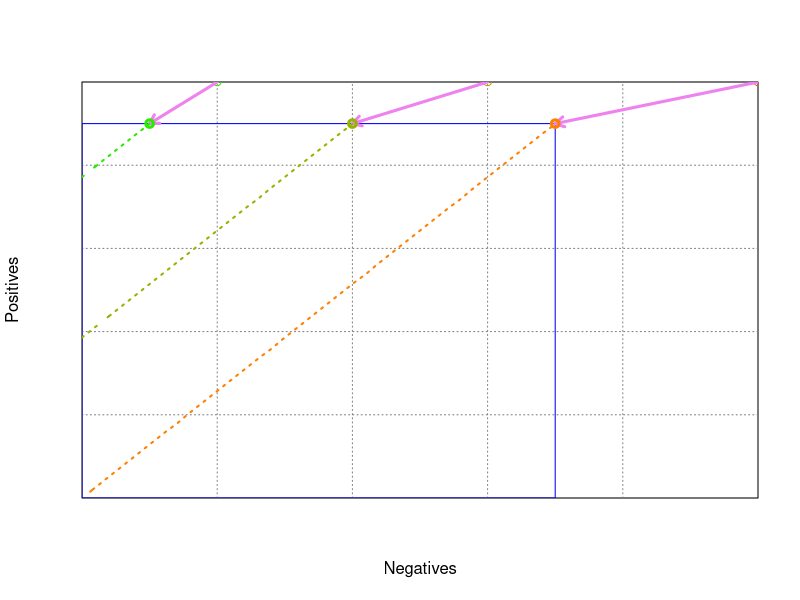

Generate this figure with R:
## ---- chunk 1
#| echo: false

# Set the class ratios and example counts
c <- 1  # class ratio (dt-cost-right)
pos <- c * 50  # positive examples
neg <- 50  # negative examples
Pos <- pos
Neg <- neg

# Define the ROC grid for plotting
rocgrid <- function() {
  plot(c(0, neg), c(0, pos),
       xlim = c(0, neg), ylim = c(0, pos),
       xaxs = "i", yaxs = "i",
       xaxt = 'n', yaxt = 'n',
       type = "n",
       xlab = "Negatives", ylab = "Positives")
  
  # Add a grid
  grid(nx = neg / 10, ny = pos / 10, col = gray(0.5))
}

# Metric functions to calculate performance metrics
metric <- function(tp, fp, m) {
  if (tp + fp == 0) { return(0) }
  N <- Pos + Neg
  FN <- Pos - tp
  TN <- Neg - fp
  if (m == 'accuracy') return((tp + TN) / N)
  if (m == 'wracc') return(tp / N - (tp + fp) * (tp + FN) / N^2)
  if (m == 'precision') return(tp / (tp + fp))
  if (m == 'f-measure') return(2 * tp / (2 * tp + fp + FN))
  # Add other metrics as needed
}

# Define entropy, gini, and other metric helpers
entropy <- function(P, N) {
  p <- P / (P + N)
  n <- N / (P + N)
  if (P == 0 || N == 0) { return(0) }
  else { return(-p * log2(p) - n * log2(n)) }
}

gini <- function(P, N) {
  p <- P / (P + N)
  n <- N / (P + N)
  return(4 * p * n)
}

# Function to plot the contours
contour1 <- function(m, col, lty, tp, fp) {
  v <- metric(tp, fp, m)
  if (m == 'wracc') {
    col = rgb(max(0, min(1 - 4 * v, 1)), max(0, 2 * v + 0.5), 0)
  } else {
    col = rgb(min(2 - 2 * v, 1), v, 0)
  }
  lwd = ifelse(lty == 'solid', 4, ifelse(lty == 0, 1, 3))
  points(fp, tp, col = col, type = 'p', lwd = lwd)
  
  if (tp == 0 || fp == 0) {
    return()
  }
  
  x <- seq(0, fp)
  y <- seq(0, tp)
  z <- matrix(nrow = fp + 1, ncol = tp + 1)
  
  for (i in x) {
    for (j in y) {
      z[i + 1, j + 1] = metric(j, i, m)
    }
  }
  contour(x, y, z, level = v, lwd = lwd - 1, add = TRUE, col = col, lty = lty, labels = "")
}

# Define contour function for two sets of points
contour2 <- function(m, col, lty, tp, fp, tpc, fpc) {
  Pos1 = Pos; Pos = 50; Neg1 = Neg; Neg = 50
  contour1(m, col, 0, tp, fp)
  
  w = 0.5
  fp1 = fp - (1 - w) * fpc
  tp1 = tp - (1 - w) * tpc
  
  dx = ifelse(fp == 0, 0.4, 0)
  dy = ifelse(tp == 0, 0.4, 0)
  
  arrows(fp + dx, tp + dy, fp1 + dx, tp1 + dy, col = 'violet', length = 0.1, lwd = 3)
  Pos = Pos1; Neg = Neg1
  
  contour1(m, col, lty, tp1, fp1)
}

# Plot grid and contours
rocgrid()

# Choose method and color for plotting
method <- 'wracc'  # Set the method for calculating metrics
colour = 'black'  # Color for plotting
p = 0; n = 40

# Plot positive and negative examples
Pos = 45; Neg = 35
colour = 'blue'

# Drawing a box (boundary for Pos and Neg)
rect(0, 0, Neg, Pos, border = colour)

# Add some contours (you can adjust parameters as needed)
contour2(method, colour, 'dotted', 50, 50, 10, 30)
contour2(method, colour, 'dotted', 50, 30, 10, 20)
contour2(method, colour, 'dotted', 50, 10, 10, 10)
